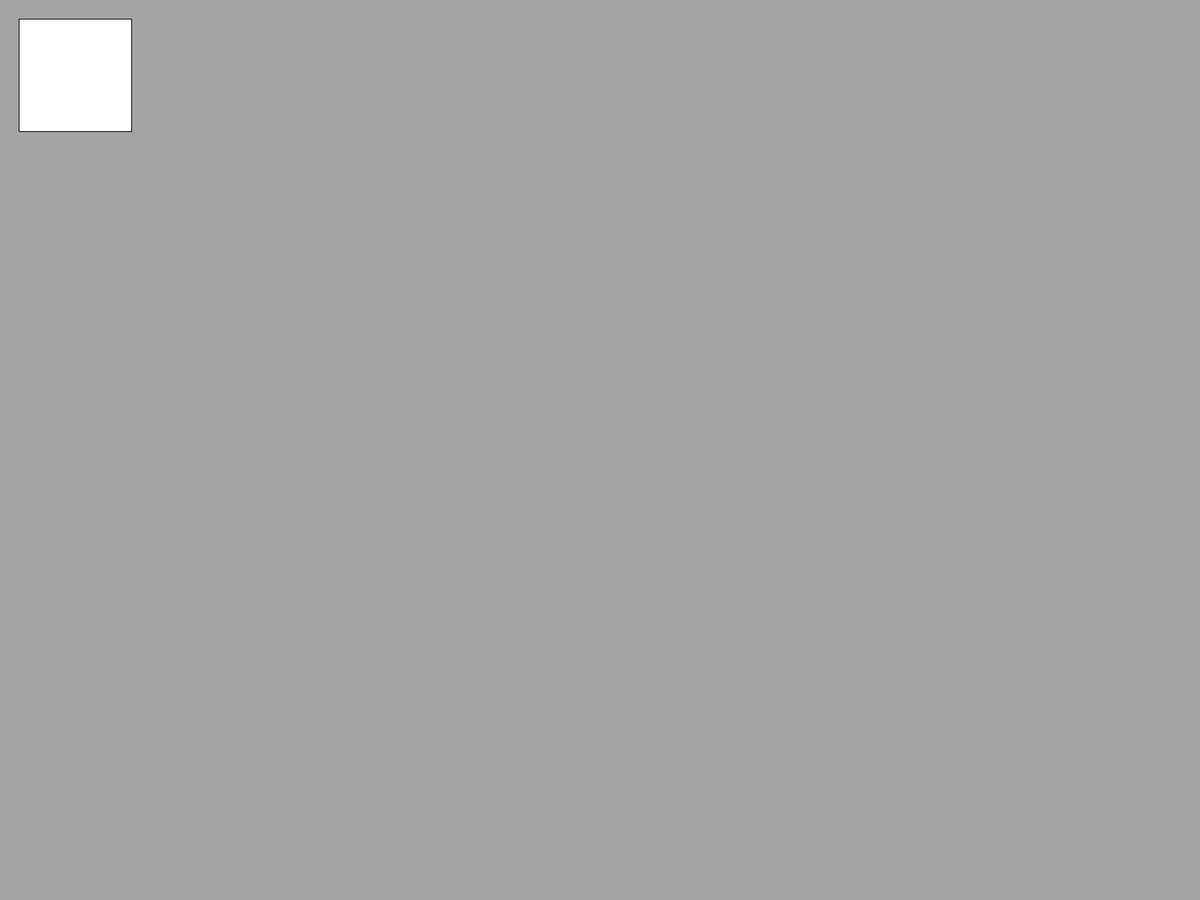
Frame 1 (no input)
Frame 60 (the mouse pressed at the canvas centre just before this capture): identical to frame 1, image omitted
Frame 120 (the mouse held since frame 60 and released just before this capture): identical to frame 1, image omitted

The Processing sketch that drew this single still picture (run headless with seeded random() and noise(); from frame 60 on, the mouse is pressed at the canvas centre):

// Processing sketch: AcerHelloWorld
// ── AcerHelloWorld.pde
void setup () {
  fullScreen();
  background(random(0,255));
}

void draw () {
  rect(25, 25, 150, 150);
}

void mousePressed () {
  background (random(0,255));
}
